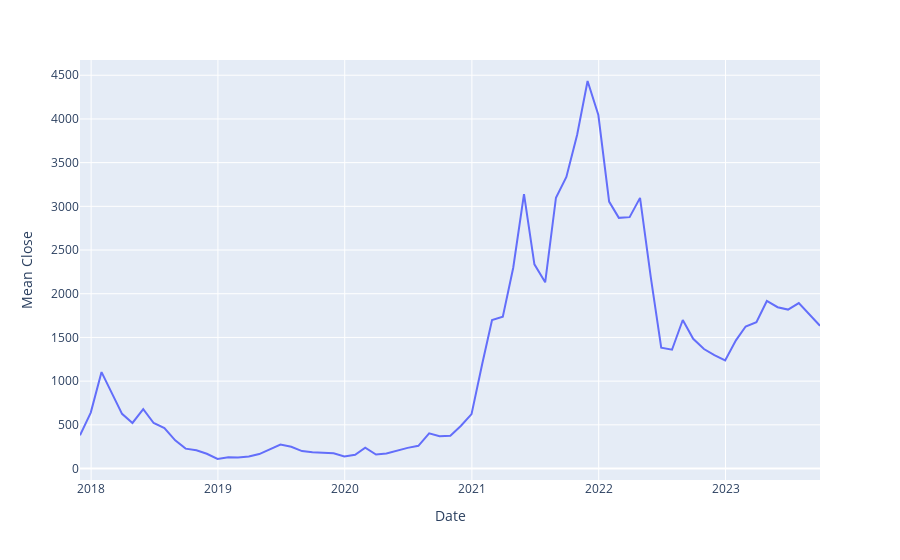

Here is the notebook cell this chart was saved with:
### Code cell
# monthly mean chart
monthly_close_mean = updated_data.resample('M')['CLOSE'].mean()

# creating a new DataFrame with the resampled data
monthly_data = pd.DataFrame(
    {'Date': monthly_close_mean.index, 'Mean Close': monthly_close_mean.values})

# plotting the data
fig = px.line(monthly_data, x='Date', y='Mean Close', line_shape='linear', labels={
              'Date': 'Date', 'Mean Close': 'Mean Close'})
fig.show()
